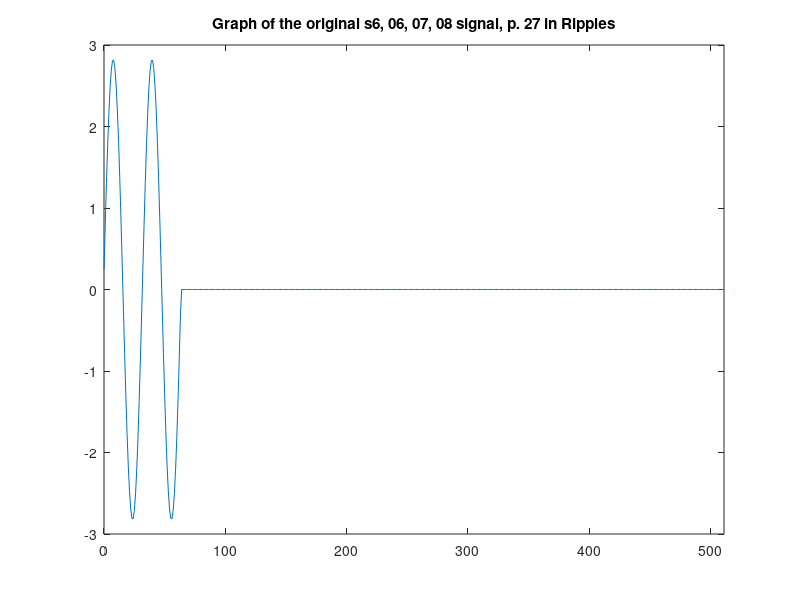
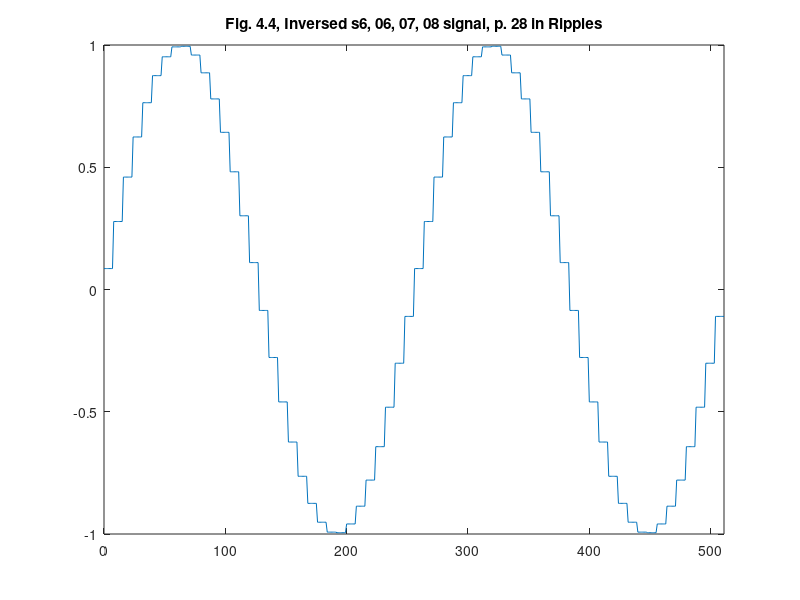

Source code (MATLAB) for these figures, in order:
%% ========================================================================
%% Programmatic octave notes on "Ripples in Mathematics" by A. Jensen
%% and A. la Cour-Harbo written with a deep gratitude to the authors for
%% this wonderful text. I added a few graphs to help me visualize Fig. 4.4.
%% 
%% Reconstruction of graphs on p.28, Ch 04.
%%
%% Author: Vladimir Kulyukin
%% 
%% NB: I have tested this code in Octave, not Matlab.
%%
%% The numbers below were computed by my Java OneDHaar class methods
%% available at https://github.com/VKEDCO/java/blob/master/haar/org.vkedco.wavelets.haar/OneDHaar.java &
%% https://github.com/VKEDCO/java/blob/master/haar/org.vkedco.wavelets.tests/RipplesInMathCh04.java
%% =========================================================================


t = [0:511];

y_s6_06_07_08_p28 = [
0.24228789181051738
0.7865275324466248
1.30054136110053
1.7645761145993404
2.1607991975997836
2.473983979226618
2.692094943957973
2.8067502097372614
2.8135436389999984
2.7122141640694157
2.506655819840873
2.2047680982046236
1.818152375002565
1.3616660756607568
0.8528517126624386
0.3112627366312535
-0.242287891810517
-0.7865275324466247
-1.3005413611005299
-1.7645761145993402
-2.1607991975997836
-2.473983979226618
-2.692094943957973
-2.8067502097372614
-2.8135436389999984
-2.712214164069416
-2.506655819840873
-2.2047680982046236
-1.8181523750025657
-1.3616660756607575
-0.8528517126624388
-0.3112627366312537
0.24228789181051652
0.7865275324466239
1.30054136110053
1.7645761145993402
2.1607991975997836
2.473983979226618
2.692094943957973
2.806750209737261
2.8135436389999984
2.7122141640694166
2.506655819840873
2.204768098204624
1.8181523750025657
1.3616660756607573
0.8528517126624395
0.31126273663125437
-0.24228789181051674
-0.7865275324466237
-1.3005413611005292
-1.7645761145993395
-2.1607991975997836
-2.473983979226618
-2.692094943957973
-2.806750209737261
-2.8135436389999984
-2.7122141640694166
-2.5066558198408737
-2.204768098204624
-1.8181523750025663
-1.3616660756607575
-0.8528517126624399
-0.3112627366312547
0.0
0.0
0.0
0.0
0.0
0.0
0.0
0.0
0.0
0.0
0.0
0.0
0.0
0.0
0.0
0.0
0.0
0.0
0.0
0.0
0.0
0.0
0.0
0.0
0.0
0.0
0.0
0.0
0.0
0.0
0.0
0.0
0.0
0.0
0.0
0.0
0.0
0.0
0.0
0.0
0.0
0.0
0.0
0.0
0.0
0.0
0.0
0.0
0.0
0.0
0.0
0.0
0.0
0.0
0.0
0.0
0.0
0.0
0.0
0.0
0.0
0.0
0.0
0.0
0.0
0.0
0.0
0.0
0.0
0.0
0.0
0.0
0.0
0.0
0.0
0.0
0.0
0.0
0.0
0.0
0.0
0.0
0.0
0.0
0.0
0.0
0.0
0.0
0.0
0.0
0.0
0.0
0.0
0.0
0.0
0.0
0.0
0.0
0.0
0.0
0.0
0.0
0.0
0.0
0.0
0.0
0.0
0.0
0.0
0.0
0.0
0.0
0.0
0.0
0.0
0.0
0.0
0.0
0.0
0.0
0.0
0.0
0.0
0.0
0.0
0.0
0.0
0.0
0.0
0.0
0.0
0.0
0.0
0.0
0.0
0.0
0.0
0.0
0.0
0.0
0.0
0.0
0.0
0.0
0.0
0.0
0.0
0.0
0.0
0.0
0.0
0.0
0.0
0.0
0.0
0.0
0.0
0.0
0.0
0.0
0.0
0.0
0.0
0.0
0.0
0.0
0.0
0.0
0.0
0.0
0.0
0.0
0.0
0.0
0.0
0.0
0.0
0.0
0.0
0.0
0.0
0.0
0.0
0.0
0.0
0.0
0.0
0.0
0.0
0.0
0.0
0.0
0.0
0.0
0.0
0.0
0.0
0.0
0.0
0.0
0.0
0.0
0.0
0.0
0.0
0.0
0.0
0.0
0.0
0.0
0.0
0.0
0.0
0.0
0.0
0.0
0.0
0.0
0.0
0.0
0.0
0.0
0.0
0.0
0.0
0.0
0.0
0.0
0.0
0.0
0.0
0.0
0.0
0.0
0.0
0.0
0.0
0.0
0.0
0.0
0.0
0.0
0.0
0.0
0.0
0.0
0.0
0.0
0.0
0.0
0.0
0.0
0.0
0.0
0.0
0.0
0.0
0.0
0.0
0.0
0.0
0.0
0.0
0.0
0.0
0.0
0.0
0.0
0.0
0.0
0.0
0.0
0.0
0.0
0.0
0.0
0.0
0.0
0.0
0.0
0.0
0.0
0.0
0.0
0.0
0.0
0.0
0.0
0.0
0.0
0.0
0.0
0.0
0.0
0.0
0.0
0.0
0.0
0.0
0.0
0.0
0.0
0.0
0.0
0.0
0.0
0.0
0.0
0.0
0.0
0.0
0.0
0.0
0.0
0.0
0.0
0.0
0.0
0.0
0.0
0.0
0.0
0.0
0.0
0.0
0.0
0.0
0.0
0.0
0.0
0.0
0.0
0.0
0.0
0.0
0.0
0.0
0.0
0.0
0.0
0.0
0.0
0.0
0.0
0.0
0.0
0.0
0.0
0.0
0.0
0.0
0.0
0.0
0.0
0.0
0.0
0.0
0.0
0.0
0.0
0.0
0.0
0.0
0.0
0.0
0.0
0.0
0.0
0.0
0.0
0.0
0.0
0.0
0.0
0.0
0.0
0.0
0.0
0.0
0.0
0.0
0.0
0.0
0.0
0.0
0.0
0.0
0.0
0.0
0.0
0.0
0.0
0.0
0.0
0.0
0.0
0.0
0.0
0.0
0.0
0.0
0.0
0.0
0.0
0.0
0.0
0.0
0.0
0.0
0.0
0.0
0.0
0.0
0.0
0.0
0.0
0.0
0.0
0.0
0.0
0.0
0.0
0.0
0.0
0.0
0.0
0.0
0.0
0.0
0.0
0.0
0.0
0.0
0.0
0.0
0.0
0.0
0.0
0.0
0.0
0.0
0.0
0.0
0.0
0.0
0.0
0.0
0.0
];

figure;
plot(t, y_s6_06_07_08_p28);
xlim([0 511]);
title('Graph of the original s6, 06, 07, 08 signal, p. 27 in Ripples');

y_fig44d_p28 = [
0.08566170564930468
0.08566170564930468
0.08566170564930468
0.08566170564930468
0.08566170564930468
0.08566170564930468
0.08566170564930468
0.08566170564930468
0.27807947589146526
0.27807947589146526
0.27807947589146526
0.27807947589146526
0.27807947589146526
0.27807947589146526
0.27807947589146526
0.27807947589146526
0.4598108078238835
0.4598108078238835
0.4598108078238835
0.4598108078238835
0.4598108078238835
0.4598108078238835
0.4598108078238835
0.4598108078238835
0.6238718682765019
0.6238718682765019
0.6238718682765019
0.6238718682765019
0.6238718682765019
0.6238718682765019
0.6238718682765019
0.6238718682765019
0.7639578827026285
0.7639578827026285
0.7639578827026285
0.7639578827026285
0.7639578827026285
0.7639578827026285
0.7639578827026285
0.7639578827026285
0.87468542412901
0.87468542412901
0.87468542412901
0.87468542412901
0.87468542412901
0.87468542412901
0.87468542412901
0.87468542412901
0.9517992952353505
0.9517992952353505
0.9517992952353505
0.9517992952353505
0.9517992952353505
0.9517992952353505
0.9517992952353505
0.9517992952353505
0.9923360532009908
0.9923360532009908
0.9923360532009908
0.9923360532009908
0.9923360532009908
0.9923360532009908
0.9923360532009908
0.9923360532009908
0.994737893150587
0.994737893150587
0.994737893150587
0.994737893150587
0.994737893150587
0.994737893150587
0.994737893150587
0.994737893150587
0.9589125137218434
0.9589125137218434
0.9589125137218434
0.9589125137218434
0.9589125137218434
0.9589125137218434
0.9589125137218434
0.9589125137218434
0.8862366641551027
0.8862366641551027
0.8862366641551027
0.8862366641551027
0.8862366641551027
0.8862366641551027
0.8862366641551027
0.8862366641551027
0.7795032365921284
0.7795032365921284
0.7795032365921284
0.7795032365921284
0.7795032365921284
0.7795032365921284
0.7795032365921284
0.7795032365921284
0.6428139367973701
0.6428139367973701
0.6428139367973701
0.6428139367973701
0.6428139367973701
0.6428139367973701
0.6428139367973701
0.6428139367973701
0.4814216579056977
0.4814216579056977
0.4814216579056977
0.4814216579056977
0.4814216579056977
0.4814216579056977
0.4814216579056977
0.4814216579056977
0.30152861468508557
0.30152861468508557
0.30152861468508557
0.30152861468508557
0.30152861468508557
0.30152861468508557
0.30152861468508557
0.30152861468508557
0.11004799590132083
0.11004799590132083
0.11004799590132083
0.11004799590132083
0.11004799590132083
0.11004799590132083
0.11004799590132083
0.11004799590132083
-0.08566170564930455
-0.08566170564930455
-0.08566170564930455
-0.08566170564930455
-0.08566170564930455
-0.08566170564930455
-0.08566170564930455
-0.08566170564930455
-0.2780794758914652
-0.2780794758914652
-0.2780794758914652
-0.2780794758914652
-0.2780794758914652
-0.2780794758914652
-0.2780794758914652
-0.2780794758914652
-0.4598108078238834
-0.4598108078238834
-0.4598108078238834
-0.4598108078238834
-0.4598108078238834
-0.4598108078238834
-0.4598108078238834
-0.4598108078238834
-0.6238718682765018
-0.6238718682765018
-0.6238718682765018
-0.6238718682765018
-0.6238718682765018
-0.6238718682765018
-0.6238718682765018
-0.6238718682765018
-0.7639578827026285
-0.7639578827026285
-0.7639578827026285
-0.7639578827026285
-0.7639578827026285
-0.7639578827026285
-0.7639578827026285
-0.7639578827026285
-0.87468542412901
-0.87468542412901
-0.87468542412901
-0.87468542412901
-0.87468542412901
-0.87468542412901
-0.87468542412901
-0.87468542412901
-0.9517992952353505
-0.9517992952353505
-0.9517992952353505
-0.9517992952353505
-0.9517992952353505
-0.9517992952353505
-0.9517992952353505
-0.9517992952353505
-0.9923360532009908
-0.9923360532009908
-0.9923360532009908
-0.9923360532009908
-0.9923360532009908
-0.9923360532009908
-0.9923360532009908
-0.9923360532009908
-0.994737893150587
-0.994737893150587
-0.994737893150587
-0.994737893150587
-0.994737893150587
-0.994737893150587
-0.994737893150587
-0.994737893150587
-0.9589125137218435
-0.9589125137218435
-0.9589125137218435
-0.9589125137218435
-0.9589125137218435
-0.9589125137218435
-0.9589125137218435
-0.9589125137218435
-0.8862366641551027
-0.8862366641551027
-0.8862366641551027
-0.8862366641551027
-0.8862366641551027
-0.8862366641551027
-0.8862366641551027
-0.8862366641551027
-0.7795032365921284
-0.7795032365921284
-0.7795032365921284
-0.7795032365921284
-0.7795032365921284
-0.7795032365921284
-0.7795032365921284
-0.7795032365921284
-0.6428139367973703
-0.6428139367973703
-0.6428139367973703
-0.6428139367973703
-0.6428139367973703
-0.6428139367973703
-0.6428139367973703
-0.6428139367973703
-0.4814216579056979
-0.4814216579056979
-0.4814216579056979
-0.4814216579056979
-0.4814216579056979
-0.4814216579056979
-0.4814216579056979
-0.4814216579056979
-0.3015286146850856
-0.3015286146850856
-0.3015286146850856
-0.3015286146850856
-0.3015286146850856
-0.3015286146850856
-0.3015286146850856
-0.3015286146850856
-0.11004799590132092
-0.11004799590132092
-0.11004799590132092
-0.11004799590132092
-0.11004799590132092
-0.11004799590132092
-0.11004799590132092
-0.11004799590132092
0.08566170564930438
0.08566170564930438
0.08566170564930438
0.08566170564930438
0.08566170564930438
0.08566170564930438
0.08566170564930438
0.08566170564930438
0.2780794758914649
0.2780794758914649
0.2780794758914649
0.2780794758914649
0.2780794758914649
0.2780794758914649
0.2780794758914649
0.2780794758914649
0.4598108078238835
0.4598108078238835
0.4598108078238835
0.4598108078238835
0.4598108078238835
0.4598108078238835
0.4598108078238835
0.4598108078238835
0.6238718682765018
0.6238718682765018
0.6238718682765018
0.6238718682765018
0.6238718682765018
0.6238718682765018
0.6238718682765018
0.6238718682765018
0.7639578827026285
0.7639578827026285
0.7639578827026285
0.7639578827026285
0.7639578827026285
0.7639578827026285
0.7639578827026285
0.7639578827026285
0.87468542412901
0.87468542412901
0.87468542412901
0.87468542412901
0.87468542412901
0.87468542412901
0.87468542412901
0.87468542412901
0.9517992952353505
0.9517992952353505
0.9517992952353505
0.9517992952353505
0.9517992952353505
0.9517992952353505
0.9517992952353505
0.9517992952353505
0.9923360532009906
0.9923360532009906
0.9923360532009906
0.9923360532009906
0.9923360532009906
0.9923360532009906
0.9923360532009906
0.9923360532009906
0.994737893150587
0.994737893150587
0.994737893150587
0.994737893150587
0.994737893150587
0.994737893150587
0.994737893150587
0.994737893150587
0.9589125137218437
0.9589125137218437
0.9589125137218437
0.9589125137218437
0.9589125137218437
0.9589125137218437
0.9589125137218437
0.9589125137218437
0.8862366641551027
0.8862366641551027
0.8862366641551027
0.8862366641551027
0.8862366641551027
0.8862366641551027
0.8862366641551027
0.8862366641551027
0.7795032365921286
0.7795032365921286
0.7795032365921286
0.7795032365921286
0.7795032365921286
0.7795032365921286
0.7795032365921286
0.7795032365921286
0.6428139367973703
0.6428139367973703
0.6428139367973703
0.6428139367973703
0.6428139367973703
0.6428139367973703
0.6428139367973703
0.6428139367973703
0.48142165790569785
0.48142165790569785
0.48142165790569785
0.48142165790569785
0.48142165790569785
0.48142165790569785
0.48142165790569785
0.48142165790569785
0.3015286146850859
0.3015286146850859
0.3015286146850859
0.3015286146850859
0.3015286146850859
0.3015286146850859
0.3015286146850859
0.3015286146850859
0.11004799590132115
0.11004799590132115
0.11004799590132115
0.11004799590132115
0.11004799590132115
0.11004799590132115
0.11004799590132115
0.11004799590132115
-0.08566170564930446
-0.08566170564930446
-0.08566170564930446
-0.08566170564930446
-0.08566170564930446
-0.08566170564930446
-0.08566170564930446
-0.08566170564930446
-0.27807947589146487
-0.27807947589146487
-0.27807947589146487
-0.27807947589146487
-0.27807947589146487
-0.27807947589146487
-0.27807947589146487
-0.27807947589146487
-0.45981080782388317
-0.45981080782388317
-0.45981080782388317
-0.45981080782388317
-0.45981080782388317
-0.45981080782388317
-0.45981080782388317
-0.45981080782388317
-0.6238718682765015
-0.6238718682765015
-0.6238718682765015
-0.6238718682765015
-0.6238718682765015
-0.6238718682765015
-0.6238718682765015
-0.6238718682765015
-0.7639578827026285
-0.7639578827026285
-0.7639578827026285
-0.7639578827026285
-0.7639578827026285
-0.7639578827026285
-0.7639578827026285
-0.7639578827026285
-0.87468542412901
-0.87468542412901
-0.87468542412901
-0.87468542412901
-0.87468542412901
-0.87468542412901
-0.87468542412901
-0.87468542412901
-0.9517992952353505
-0.9517992952353505
-0.9517992952353505
-0.9517992952353505
-0.9517992952353505
-0.9517992952353505
-0.9517992952353505
-0.9517992952353505
-0.9923360532009906
-0.9923360532009906
-0.9923360532009906
-0.9923360532009906
-0.9923360532009906
-0.9923360532009906
-0.9923360532009906
-0.9923360532009906
-0.994737893150587
-0.994737893150587
-0.994737893150587
-0.994737893150587
-0.994737893150587
-0.994737893150587
-0.994737893150587
-0.994737893150587
-0.9589125137218437
-0.9589125137218437
-0.9589125137218437
-0.9589125137218437
-0.9589125137218437
-0.9589125137218437
-0.9589125137218437
-0.9589125137218437
-0.886236664155103
-0.886236664155103
-0.886236664155103
-0.886236664155103
-0.886236664155103
-0.886236664155103
-0.886236664155103
-0.886236664155103
-0.7795032365921286
-0.7795032365921286
-0.7795032365921286
-0.7795032365921286
-0.7795032365921286
-0.7795032365921286
-0.7795032365921286
-0.7795032365921286
-0.6428139367973705
-0.6428139367973705
-0.6428139367973705
-0.6428139367973705
-0.6428139367973705
-0.6428139367973705
-0.6428139367973705
-0.6428139367973705
-0.4814216579056979
-0.4814216579056979
-0.4814216579056979
-0.4814216579056979
-0.4814216579056979
-0.4814216579056979
-0.4814216579056979
-0.4814216579056979
-0.301528614685086
-0.301528614685086
-0.301528614685086
-0.301528614685086
-0.301528614685086
-0.301528614685086
-0.301528614685086
-0.301528614685086
-0.11004799590132126
-0.11004799590132126
-0.11004799590132126
-0.11004799590132126
-0.11004799590132126
-0.11004799590132126
-0.11004799590132126
-0.11004799590132126
];

figure;
plot(t, y_fig44d_p28);
xlim([0 511]);
title('Fig. 4.4, Inversed s6, 06, 07, 08 signal, p. 28 in Ripples');
